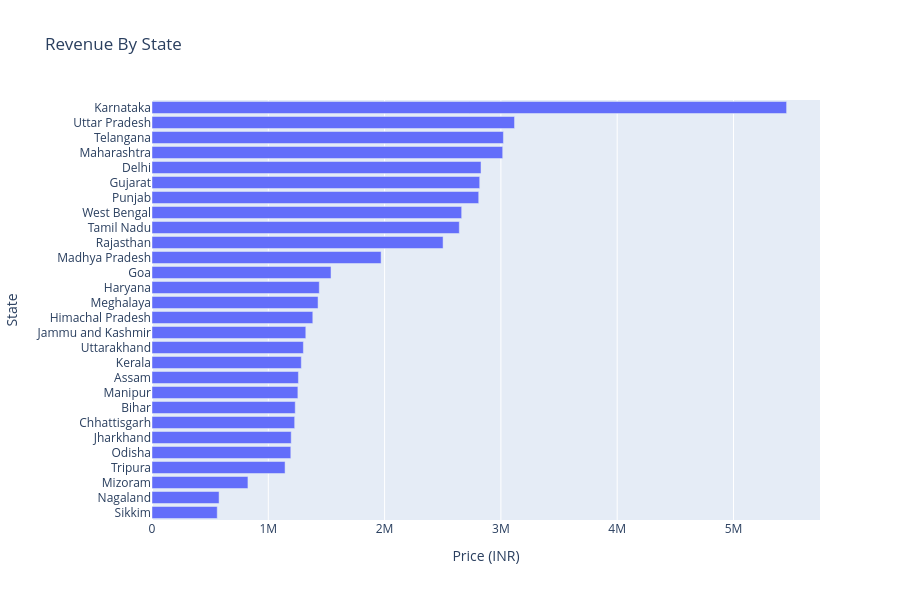

Here is the notebook cell this chart was saved with:
### Markdown cell above
### Total Sales By States

### Code cell
State_Sales = df.groupby('State',as_index=False)["Price (INR)"].sum().sort_values('Price (INR)',ascending=False)

fig = px.bar(State_Sales,
             x = "Price (INR)",
             y = "State",
             orientation="h",
             title="Revenue By State"
             )
fig.update_layout(height=600, yaxis=dict(autorange="reversed"))
fig.show()

### Figure 1 — Plotly figure (JSON) as saved in the notebook; plotly's stock layout.template omitted (floating-point values rounded to 4 significant figures)
{"data": [{"hovertemplate": "Price (INR)=%{x}<br>State=%{y}<extra></extra>", "legendgroup": "", "marker": {"color": "#636efa", "pattern": {"shape": ""}}, "name": "", "orientation": "h", "showlegend": false, "textposition": "auto", "type": "bar", "x": [5457000.0, 3117000.0, 3022000.0, 3016000.0, 2829000.0, 2818000.0, 2809000.0, 2663000.0, 2643000.0, 2503000.0, 1970000.0, 1539000.0, 1438000.0, 1428000.0, 1383000.0, 1323000.0, 1302000.0, 1284000.0, 1259000.0, 1254000.0, 1232000.0, 1227000.0, 1197000.0, 1194000.0, 1144000.0, 824900.0, 576800.0, 561000.0], "xaxis": "x", "y": ["Karnataka", "Uttar Pradesh", "Telangana", "Maharashtra", "Delhi", "Gujarat", "Punjab", "West Bengal", "Tamil Nadu", "Rajasthan", "Madhya Pradesh", "Goa", "Haryana", "Meghalaya", "Himachal Pradesh", "Jammu and Kashmir", "Uttarakhand", "Kerala", "Assam", "Manipur", "Bihar", "Chhattisgarh", "Jharkhand", "Odisha", "Tripura", "Mizoram", "Nagaland", "Sikkim"], "yaxis": "y"}], "layout": {"barmode": "relative", "height": 600, "legend": {"tracegroupgap": 0}, "title": {"text": "Revenue By State"}, "xaxis": {"anchor": "y", "domain": [0, 1], "title": {"text": "Price (INR)"}}, "yaxis": {"anchor": "x", "autorange": "reversed", "domain": [0, 1], "title": {"text": "State"}}}}
